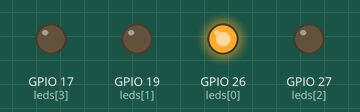
Recording of a program running on a simulated Raspberry Pi (BCM pin numbers). Parts: output pins drawn as LEDs (lit = HIGH). What the program prints to the terminal is not drawn.

Above: at 0.3 s.
At 1.7 s:
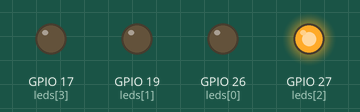
At 3.8 s:
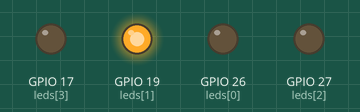
At 5.2 s:
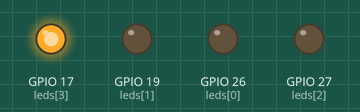
Timing chart, 0 to 6.4 s (numbered marks = the images above):
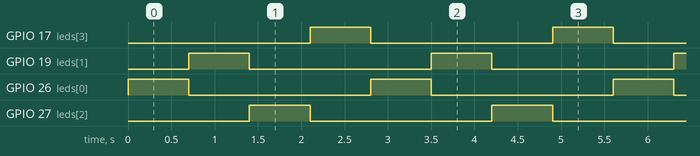

Measured:
- by itself, GPIO 17 (leds[3]), GPIO 19 (leds[1]), GPIO 26 (leds[0]), GPIO 27 (leds[2]): alternates HIGH for 0.70 s and LOW for 2.1 s
- by itself, everything shown: repeats every 2.8 s, in 4 steps

The program:

domino4.py
```python
# gpiozero 라이브러리에서 LEDBoard 클래스 임포트
# LEDBoard는 여러 개의 LED를 하나의 객체로 묶어서 제어할 수 있게 해줌
from gpiozero import LEDBoard
from time import sleep  # 시간 지연을 위한 sleep 함수

# LED 핀들을 지정하여 LEDBoard 객체 생성
# BCM 번호 기준으로 GPIO 26, 19, 27, 17번 핀에 연결된 LED를 제어함
leds = LEDBoard(26, 19, 27, 17)

print("도미노 LED 시작 (Ctrl+C로 종료)")

try:
    # 무한 반복: LED를 순서대로 켰다 꺼지도록 반복
    while True:
        # LED 개수만큼 순회
        for i in range(len(leds)):
            leds.off()       # 모든 LED를 먼저 끔 (이전 LED를 끄는 역할도 포함됨)
            leds[i].on()     # 현재 순번에 해당하는 LED를 켬
            sleep(0.7)       # 0.7초 동안 대기하여 LED가 켜진 상태를 유지
except KeyboardInterrupt:
    # Ctrl+C 등으로 프로그램 종료 시 실행됨
    leds.off()              # 모든 LED를 꺼서 정리
    print("\n종료됨")       # 종료 메시지 출력
```
